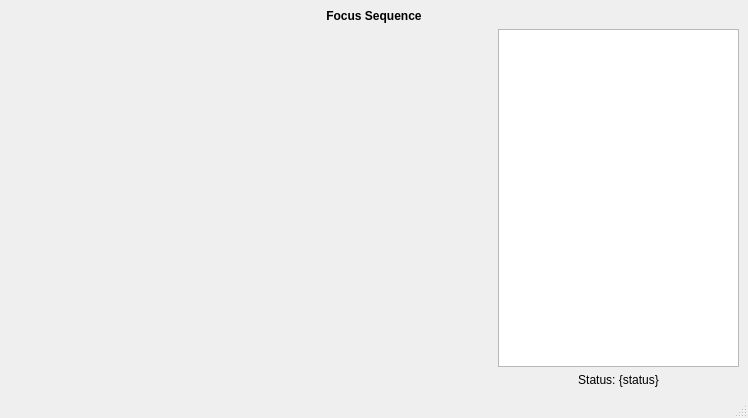
<?xml version="1.0" encoding="UTF-8"?>
<ui version="4.0">
 <class>FocusSequenceWindow</class>
 <widget class="QMainWindow" name="FocusSequenceWindow">
  <property name="geometry">
   <rect>
    <x>0</x>
    <y>0</y>
    <width>748</width>
    <height>418</height>
   </rect>
  </property>
  <property name="windowTitle">
   <string>Focus - KalAO</string>
  </property>
  <widget class="QWidget" name="centralwidget">
   <layout class="QGridLayout" name="gridLayout" columnstretch="2,1">
    <item row="1" column="1">
     <widget class="KChartView" name="sequence_plot"/>
    </item>
    <item row="0" column="0" colspan="2">
     <widget class="QLabel" name="title_label">
      <property name="font">
       <font>
        <bold>true</bold>
       </font>
      </property>
      <property name="text">
       <string>Focus Sequence</string>
      </property>
      <property name="alignment">
       <set>Qt::AlignmentFlag::AlignCenter</set>
      </property>
     </widget>
    </item>
    <item row="1" column="0" rowspan="2">
     <layout class="QGridLayout" name="sequence_layout"/>
    </item>
    <item row="2" column="1">
     <widget class="KLabel" name="status_label">
      <property name="text">
       <string>Status: {status}</string>
      </property>
      <property name="alignment">
       <set>Qt::AlignmentFlag::AlignCenter</set>
      </property>
     </widget>
    </item>
   </layout>
  </widget>
  <widget class="QMenuBar" name="menubar">
   <property name="geometry">
    <rect>
     <x>0</x>
     <y>0</y>
     <width>748</width>
     <height>30</height>
    </rect>
   </property>
  </widget>
  <widget class="QStatusBar" name="statusbar"/>
 </widget>
 <customwidgets>
  <customwidget>
   <class>KLabel</class>
   <extends>QLabel</extends>
   <header>kalao.guis.utils.widgets</header>
  </customwidget>
  <customwidget>
   <class>KChartView</class>
   <extends>QGraphicsView</extends>
   <header>kalao.guis.utils.widgets</header>
  </customwidget>
 </customwidgets>
 <resources/>
 <connections/>
</ui>
